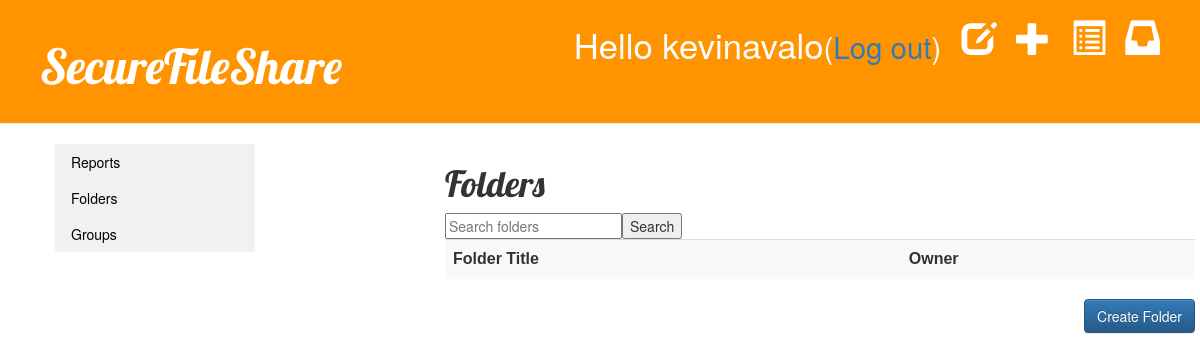
/folder/ (signed in), run on an earlier commit of the app's database.
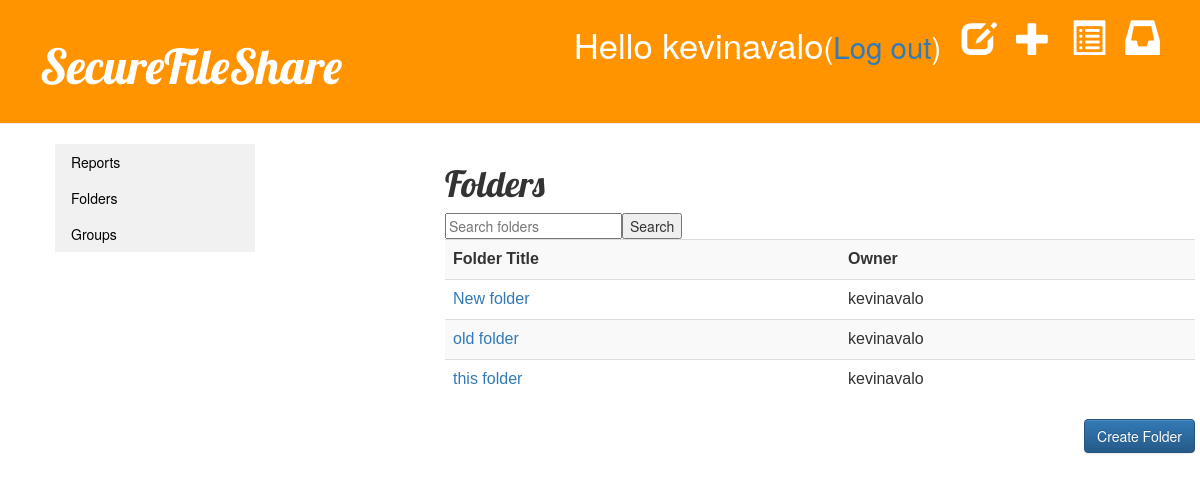
And on a later commit of the database.
### blog/models.py (models this page shows, shortened)
class Folder(models.Model):
    name = models.CharField(max_length=100)
    user = models.CharField(max_length=100)

### blog/views.py (the view)
# urls.py: url(r'^folder/$', views.folder_list, name='folder_list'),
@login_required
def folder_list(request):
    query = request.GET.get("q")
    if query:
        folder_list = Folder.objects.filter(
            Q(name__icontains=query)|
            Q(user__icontains=query)
        )
    else:
        folder_list = Folder.objects.all()
    folders = []
    for f in folder_list:
       if f.user == request.user.username:
           folders.append(f);
    return render(request, 'folder/folder_list.html', {'folders' : folders})

### blog/templates/folder/folder_list.html
{% extends "blog/base.html" %}
{% block content %}
<h1>Folders</h1>
{% if user.is_authenticated %}
<table class="table table-inverse table-striped">
		<tr>
			<th>Folder Title</th>
			<th>Owner</th>
		</tr>
<form method='GET' action=''>
<input type='text' name='q' placeholder='Search folders' value='{{ request.GET.q }}'/>
<input type='submit' value='Search' />
{% for folder in folders %}
		<tr>
			<td><a href="{% url 'folder_detail' pk=folder.pk %}">{{ folder.name }}</a></td>
			<td>{{ folder.user }}</td>
		</tr>
{% endfor %}
</table>
<a href="{% url 'folder_new' %}"><button type="button" class="btn btn-primary">Create Folder</button>
{% else %}
<p> Please <a href="{% url 'login' %}">login</a> to continue.</p>
{% endif %}
{% endblock %}

What changed in the data, as far as the page shows it:
added Folder: name "New folder", user "kevinavalo"
added Folder: name "old folder", user "kevinavalo"
added Folder: name "this folder", user "kevinavalo"
